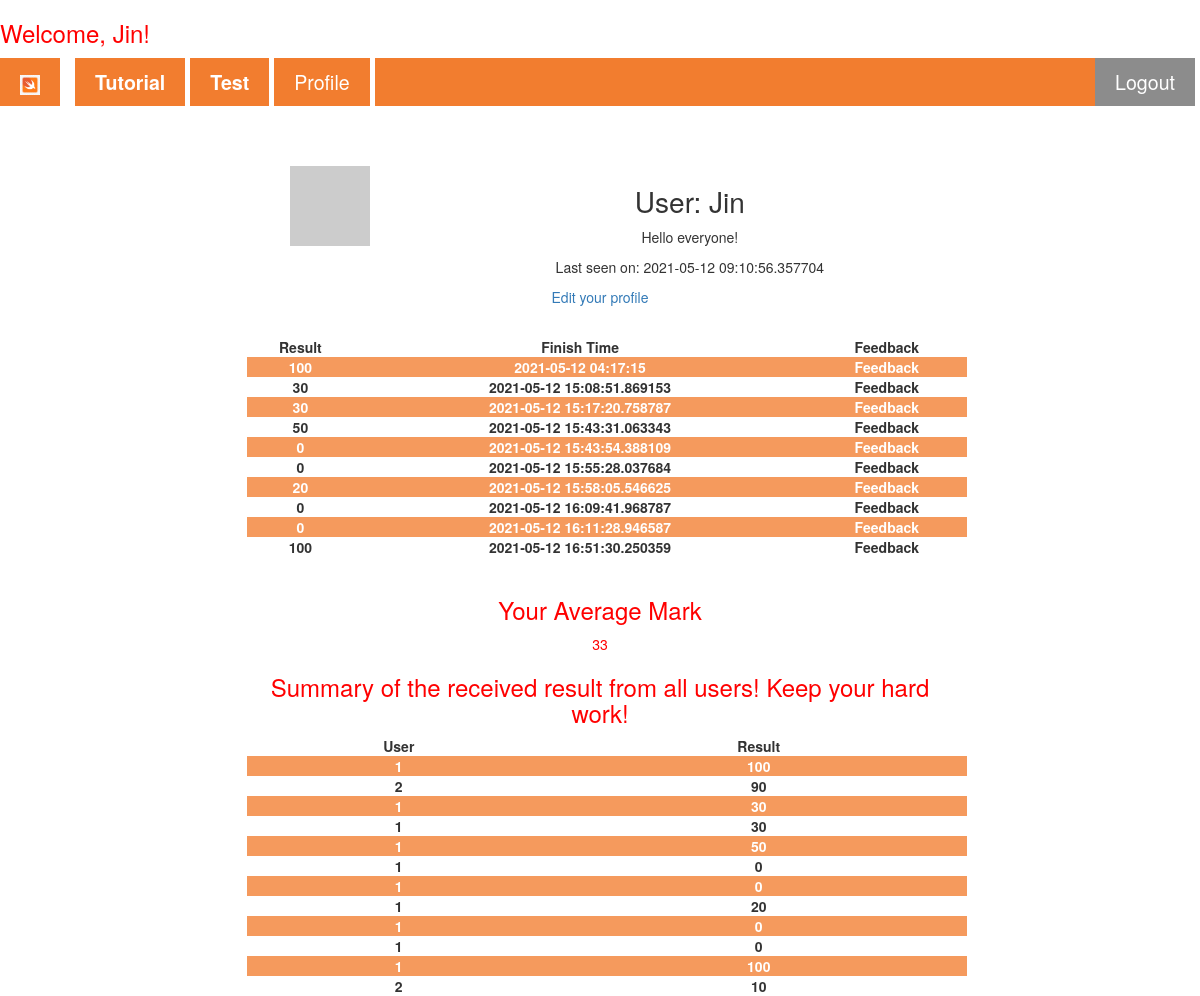
The app's page /user/Jin (signed in), older data.
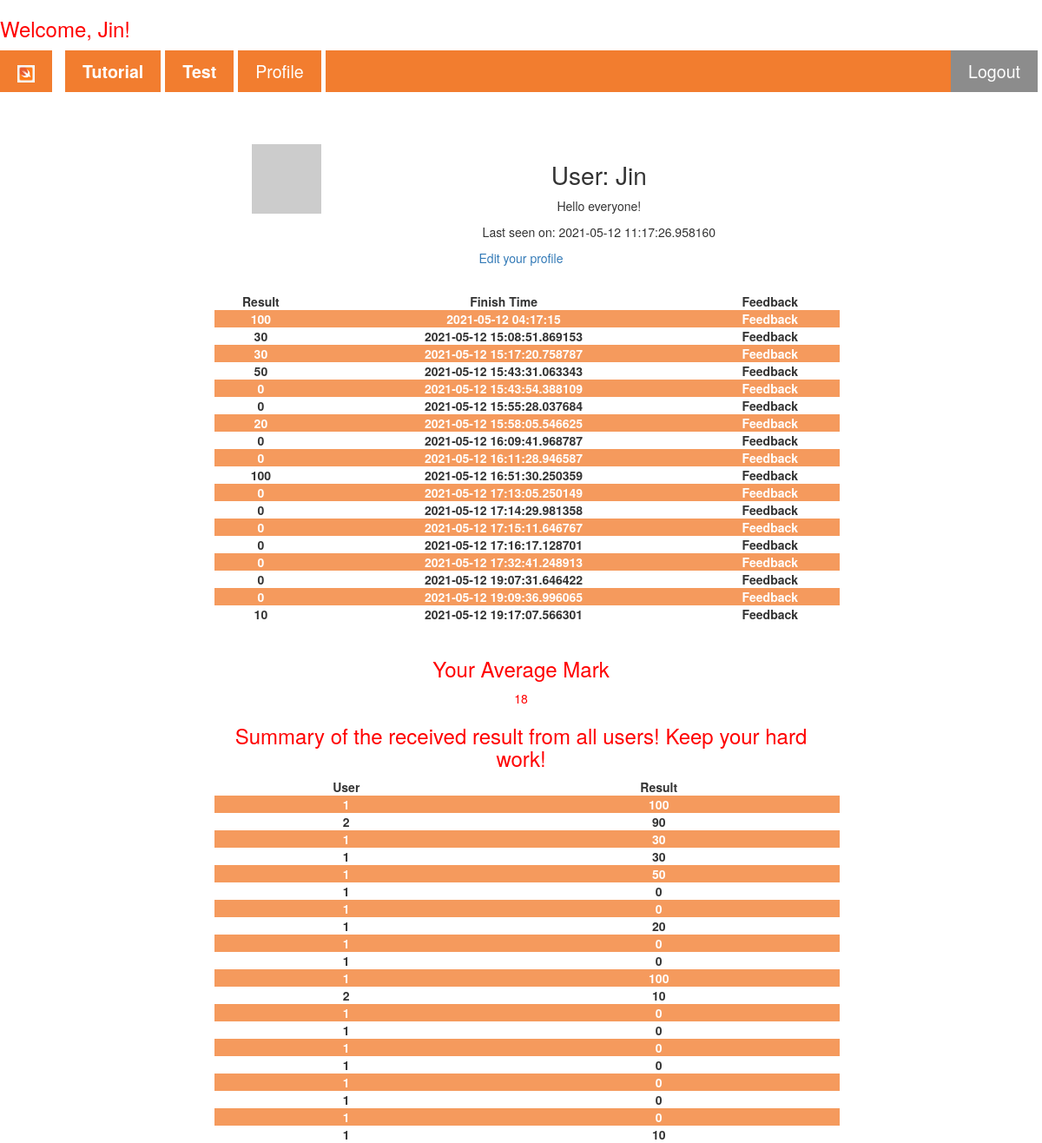
The same page, newer data.
### app/models.py (models this page shows, shortened)
class User(UserMixin, db.Model):
    id = db.Column(db.Integer, primary_key=True)
    username = db.Column(db.String(64), index=True, unique=True)
    email = db.Column(db.String(120), index=True, unique=True)
    password_hash = db.Column(db.String(128))
    about_me = db.Column(db.String(140))
    last_seen = db.Column(db.DateTime, default=datetime.utcnow)
    posts = db.relationship('Post', backref='author', lazy='dynamic')
    def avatar(self, size): # Add avatar to one user #
        digest = md5(self.email.lower().encode('utf-8')).hexdigest()
        return 'https://www.gravatar.com/avatar/{}?d=identicon&s={}'.format(
            digest, size)

class Post(UserMixin,db.Model):
    id = db.Column(db.Integer, primary_key=True)
    Mark = db.Column(db.Integer)
    Finish_Time = db.Column(db.DateTime, index=True, default=datetime.utcnow)
    Feedback = db.Column(db.String(1000))
    user_id = db.Column(db.Integer, db.ForeignKey('user.id'))

### app/routes.py (the view)
@app.route('/user/<username>')
@login_required
def user(username):
    list=[]
    average = 0
    user = User.query.filter_by(username=username).first_or_404()
    mark=Post.query.filter_by(user_id=user.id)[-1]
    allmark=Post.query.filter_by(user_id=user.id).all()
    all=Post.query.all()
    for i in allmark:
        list.append(i.Mark)
    for i in list:
        average+=int(i)
    average=average/len(list)
    average=int(average)
    return render_template('user.html', user=user, mark=mark, all=all,average=average, allmark=allmark)

### app/models.py (called while the page is built)
@login.user_loader
def load_user(id):
    return User.query.get(int(id))

### app/routes.py (called while the page is built)
@app.before_request
def before_request():
    if current_user.is_authenticated:
        current_user.last_seen = datetime.utcnow()
        db.session.commit()

### app/templates/user.html (shortened to what this page needs)
{% extends "base.html" %}
{% block articles %}
<div class="formcontainer" style="border: none; margin-top: 5%;">
  <table>
    <tr valign="top">
        <td><img src="{{ user.avatar(128) }}"></td>
        <td>
            <h1>User: {{ user.username }}</h1>
            {% if user.about_me %}<p>{{ user.about_me }}</p>{% endif %}
            {% if user.last_seen %}<p>Last seen on: {{ user.last_seen }}</p>{% endif %}
        </td>
    </tr>
  </table>
  {% if user == current_user %}
  <p class="redp"><a href="{{ url_for('edit_profile') }}">Edit your profile</a></p>
  {% endif %}
  <br>
  <table>
    <tr valign="top">
      <td><b>Result</b></td>
      <td><b>Finish Time</b></td>
      <td><b>Feedback</b></td>
    </tr>
    {% for j in allmark%}
    <tr>
      <td><b>{{j.Mark}}</b></td>
      <td><b>{{j.Finish_Time}}</b></td>
      <td>
        <details>
          <summary><b>Feedback</b></summary>
        </details>
      </td>
    </tr>
    {% endfor %}
  </table><br>
  <h3 class="redp">Your Average Mark</h3>
  <p class="redp">{{average}}</p>
  <h3 class="redp">Summary of the received result from all users! Keep your hard work!</h3>
  <table>
    <tr valign="top">
      <td><b>User</b></td>
      <td><b>Result</b></td>
    </tr>
    {% for i in all %}
    <tr>
      <td><b>{{i.user_id}}</b></td>
      <td><b>{{i.Mark}}</b></td>
    </tr>
    {% endfor %}
  </table>
</div>
{% endblock %}

### app/templates/base.html (shortened to what this page needs)
<!DOCTYPE html>
<html lang="en">
<head>
    <link rel="stylesheet" href="https://maxcdn.bootstrapcdn.com/bootstrap/3.4.0/css/bootstrap.min.css"/>
    <link rel="stylesheet" href="{{ url_for('static', filename='nav_css.css')}}">
</head>
<body>
  {% if current_user.is_authenticated %}
  <h3 class="redp">Welcome, {{ current_user.username }}!</h3>
  {% endif %}
    <nav class="sticky">
        <ul class="ul_mainstyle">
            <li><a href="/"><img src="{{ url_for('static', filename='/Image/swift_icon.png')}}" alt="home icon"></a>
            </li>
            <li><a href="/Setup"><b>Tutorial</b></a></li>
            <li><a href="/Test"><b>Test</b></a></li>
            {% if not current_user.is_anonymous %}
            <li>
              <a href="{{ url_for('user', username=current_user.username) }}">Profile</a>
            </li>
            {% endif %}
            {% if current_user.is_anonymous %}
            <li class="loginbutton">
              <a href="{{ url_for('login') }}"><b>Login</b></a>
            </li>
            {% else %}
            <li class="loginbutton">
              <a href="{{ url_for('logout') }}">Logout</a>
            </li>
            {% endif %}
        </ul>
      </nav>
      {% block articles %}{% endblock %}
</body>
</html>

### app/static/nav_css.css (style rules this page uses)
html { font-family: Arial, Helvetica, sans-serif; line-height: 2; }
a { text-decoration: none; }
body { counter-reset: section; }
.formcontainer { text-align: center; }
.loginbutton { background-color: grey; color: white; float: right; }
nav ul.ul_mainstyle { margin: 1% 0 0 0; padding: 0; overflow: hidden; background-color: rgb(241, 112, 25); list-style-type: none; }
nav ul li { float: left; border-right: solid 5px white; }
li:first-of-type { border-right: solid 15px white; }
nav ul li a { display: block; color: white; text-align: center; text-decoration: none; padding: 10px 20px 10px; font-size: 140%; }
nav ul li img { height: 20px; width: auto; }
.sticky { position: sticky; top: 0; width: 100%; z-index: 10; opacity: 0.9; }
.redp { color: red; }
tr:nth-child(even) { background-color: rgb(241, 112, 25); color: white; opacity: 0.7; }
h1 { font-size: 200%; }
table { border-collapse: collapse; width: 100%; margin-left: 1%; }
.formcontainer { margin: auto; margin-top: 1%; width: 60%; border: 1px solid grey; padding: 70 50 50 50; text-align: center; border-radius: 10px; }

Row changes from the older to the newer data that the page shows:
changed User "Jin": last_seen "2021-05-12 09:10:56.357704" → "2021-05-12 11:17:26.958160"
added Post: Mark "0", Finish_Time "2021-05-12 17:13:05.250149", user_id "1"
added Post: Mark "0", Finish_Time "2021-05-12 17:14:29.981358", user_id "1"
added Post: Mark "0", Finish_Time "2021-05-12 17:15:11.646767", user_id "1"
added Post: Mark "0", Finish_Time "2021-05-12 17:16:17.128701", user_id "1"
added Post: Mark "0", Finish_Time "2021-05-12 17:32:41.248913", user_id "1"
added Post: Mark "0", Finish_Time "2021-05-12 19:07:31.646422", user_id "1"
added Post: Mark "0", Finish_Time "2021-05-12 19:09:36.996065", user_id "1"
added Post: Mark "10", Finish_Time "2021-05-12 19:17:07.566301", user_id "1"
Text that changed along with them:
{{ average }}: "33" → "18"
